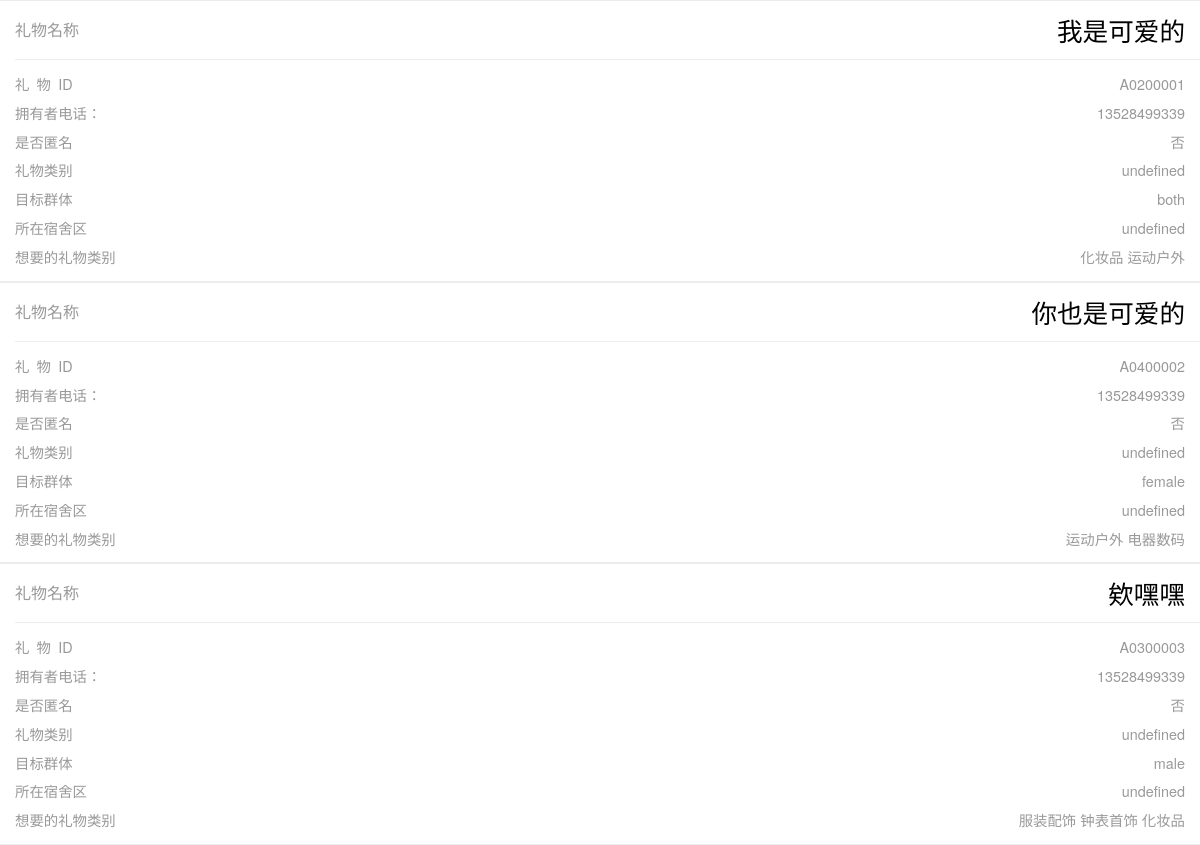
The app's page /giftList/ with its own data.
### giftchange/models.py (models this page shows, shortened)
class Gift(models.Model):
    giftId = models.CharField("礼物ID", max_length=10, null=True)
    name = models.CharField("礼物名", max_length=100)
    type = models.CharField("礼物类别", choices=GIFT_TYPE, max_length=15)
    description = models.TextField("礼物描述", max_length=1000)
    isAnonymous = models.BooleanField("匿名", default=False)
    own = models.ForeignKey("GiftSystem_user", null=True)
    isExchange = models.BooleanField("是否为交换礼物", default=True)
    isUsed = models.BooleanField("是否已完成交换或赠与", default=False)
    class Meta:
        verbose_name = "礼物"
        verbose_name_plural = verbose_name
        permissions = (
            ('manager', '礼物系统管理员'),
        )

class GiftSystem_user(models.Model):
    stu_no = models.CharField("学号", max_length=10)
    name = models.CharField("名字", max_length=100)
    phone = models.CharField("手机", max_length=11, null=True)
    area = models.CharField("居住区域", max_length=1, choices=AREA, default=u'南区', null=True)
    wechat = models.CharField("微信号", max_length=50, null=True)
    class Meta:
        permissions = (
            ('manager', '礼物系统管理员'),
        )

class ExchangeGift(models.Model):
    gift = models.OneToOneField("Gift", null=True)
    aimGroup = models.CharField("希望送给", choices=AIM_GROUP, max_length=6, null=True)
    class Meta:
        verbose_name = "可互换礼物"
        verbose_name_plural = verbose_name
        permissions = (
            ('manager', '礼物系统管理员'),
        )

### giftchange/views.py (the view)
# urls.py: url(r'^giftList/', views.giftList, name="giftList"),
def giftList(request):
    gifts = Gift.objects.filter(own__stu_no="2015150003")
    gifts_count = 3 - len(gifts)
    return render(request, "giftList.html", locals())

### templates/giftList.html (shortened to what this page needs)
<!DOCTYPE html>
<html lang="en">
<head>
    <link rel="stylesheet" href="/static/styles/weui.style.css">
    <link rel="stylesheet" href="/static/styles/weui.css">
    <link rel="stylesheet" href="/static/styles/giftList.css">
</head>
<body>
        {% for gift in gifts %}
        {% if gift.isExchange %}
            <div class="weui-form-preview">
                <div class="weui-form-preview__hd">
                    <label class="weui-form-preview__label">礼物名称</label>
                    <em class="weui-form-preview__value">{{ gift.name }}</em>
                </div>
                <div class="weui-form-preview__bd">
                    <p>
                        <label class="weui-form-preview__label">礼物ID</label>
                        <span class="weui-form-preview__value">{{ gift.giftId }}</span>
                    </p>
                    <p class="own_phone">
                        <label class="weui-form-preview__label">拥有者电话：</label>
                        <span class="weui-form-preview__value">{{ gift.own.phone }}</span>
                    </p>
                    <p class="annoymous">
                        <label class="weui-form-preview__label">是否匿名</label>
                        <span class="weui-form-preview__value">{{ gift.isAnonymous }}</span>
                    </p>
                    <p class="gift_type">
                        <label class="weui-form-preview__label">礼物类别</label>
                        <span class="weui-form-preview__value">{{ gift.type }}</span>
                    </p>
                    <p class="aim_group">
                        <label class="weui-form-preview__label">目标群体</label>
                        <span class="weui-form-preview__value">{{ gift.exchangegift.aimGroup }}</span>
                    </p>
                    <p class="own_area">
                        <label class="weui-form-preview__label">所在宿舍区</label>
                        <span class="weui-form-preview__value">{{ gift.own.area }}</span>
                    </p>
                    {% if gift.exchangegift.changeresult.wangGiftType %}
                    <p class="want_gift_type">
                        <label class="weui-form-preview__label">想要的礼物类别</label>
                        <span class="weui-form-preview__value">{{ gift.exchangegift.changeresult.wangGiftType }}</span>
                    </p>
                    {% endif %}
                </div>
            </div>
        {% endif %}
    {% endfor %}
</body>
</html>

### static/styles/weui.style.css (style rules this page uses)
html { -ms-text-size-adjust: 100%; -webkit-text-size-adjust: 100%; }
body { line-height: 1.6; font-family: "Helvetica Neue", Helvetica, Arial, sans-serif; }
* { margin: 0; padding: 0; }

### records on screen
Gift: name "我是可爱的", giftId "A0200001", own.phone "13528499339", exchangegift.aimGroup "both"
Gift: name "你也是可爱的", giftId "A0400002", own.phone "13528499339", exchangegift.aimGroup "female"
Gift: name "欸嘿嘿", giftId "A0300003", own.phone "13528499339", exchangegift.aimGroup "male"
